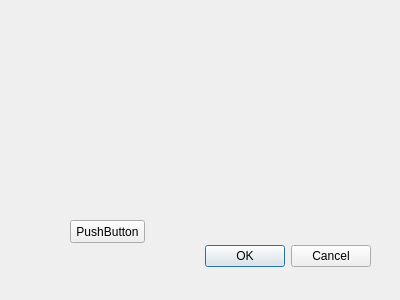
<?xml version="1.0" encoding="UTF-8"?>
<ui version="4.0">
 <class>Dialog</class>
 <widget class="QDialog" name="Dialog">
  <property name="geometry">
   <rect>
    <x>0</x>
    <y>0</y>
    <width>400</width>
    <height>300</height>
   </rect>
  </property>
  <property name="windowTitle">
   <string>Dialog</string>
  </property>
  <widget class="QDialogButtonBox" name="buttonBox">
   <property name="geometry">
    <rect>
     <x>30</x>
     <y>240</y>
     <width>341</width>
     <height>32</height>
    </rect>
   </property>
   <property name="orientation">
    <enum>Qt::Horizontal</enum>
   </property>
   <property name="standardButtons">
    <set>QDialogButtonBox::Cancel|QDialogButtonBox::Ok</set>
   </property>
  </widget>
  <widget class="QPushButton" name="pushButton">
   <property name="geometry">
    <rect>
     <x>70</x>
     <y>220</y>
     <width>75</width>
     <height>23</height>
    </rect>
   </property>
   <property name="text">
    <string>PushButton</string>
   </property>
  </widget>
 </widget>
 <resources/>
 <connections>
  <connection>
   <sender>buttonBox</sender>
   <signal>accepted()</signal>
   <receiver>Dialog</receiver>
   <slot>accept()</slot>
   <hints>
    <hint type="sourcelabel">
     <x>248</x>
     <y>254</y>
    </hint>
    <hint type="destinationlabel">
     <x>157</x>
     <y>274</y>
    </hint>
   </hints>
  </connection>
  <connection>
   <sender>buttonBox</sender>
   <signal>rejected()</signal>
   <receiver>Dialog</receiver>
   <slot>reject()</slot>
   <hints>
    <hint type="sourcelabel">
     <x>316</x>
     <y>260</y>
    </hint>
    <hint type="destinationlabel">
     <x>286</x>
     <y>274</y>
    </hint>
   </hints>
  </connection>
 </connections>
</ui>
